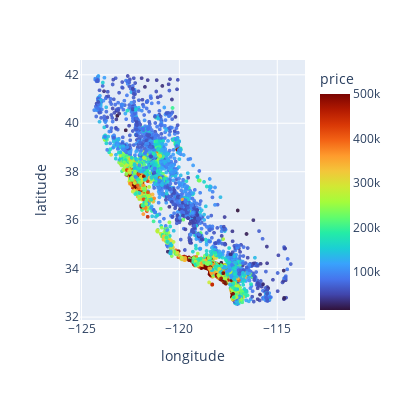

Source (notebook cell):
### Markdown cell above
Visualize the spatial distribution of the selected properties using a scatter plot

### Code cell
fig = px.scatter(
    df, 
    x="longitude", 
    y="latitude", 
    color="price", 
    color_continuous_scale="turbo",  
    width=400, 
    height=400
)
fig.update_traces(marker=dict(size=4, opacity=0.9))
fig.show()

### Figure 1 — Plotly figure (JSON) as saved in the notebook; plotly's stock layout.template omitted (floating-point values rounded to 4 significant figures; data arrays with more than 128 entries replaced by an {"elided": "..."} marker saying what was removed)
{"data": [{"hovertemplate": "longitude=%{x}<br>latitude=%{y}<br>price=%{marker.color}<extra></extra>", "legendgroup": "", "marker": {"color": {"elided": "20433 int values"}, "coloraxis": "coloraxis", "opacity": 0.9, "size": 4, "symbol": "circle"}, "mode": "markers", "name": "", "showlegend": false, "type": "scattergl", "x": {"elided": "20433 float values"}, "xaxis": "x", "y": {"elided": "20433 float values"}, "yaxis": "y"}], "layout": {"coloraxis": {"colorbar": {"title": {"text": "price"}}, "colorscale": [[0, "#30123b"], [0.07143, "#4145ab"], [0.1429, "#4675ed"], [0.2143, "#39a2fc"], [0.2857, "#1bcfd4"], [0.3571, "#24eca6"], [0.4286, "#61fc6c"], [0.5, "#a4fc3b"], [0.5714, "#d1e834"], [0.6429, "#f3c63a"], [0.7143, "#fe9b2d"], [0.7857, "#f36315"], [0.8571, "#d93806"], [0.9286, "#b11901"], [1, "#7a0402"]]}, "height": 400, "legend": {"tracegroupgap": 0}, "margin": {"t": 60}, "width": 400, "xaxis": {"anchor": "y", "domain": [0, 1], "title": {"text": "longitude"}}, "yaxis": {"anchor": "x", "domain": [0, 1], "title": {"text": "latitude"}}}}
